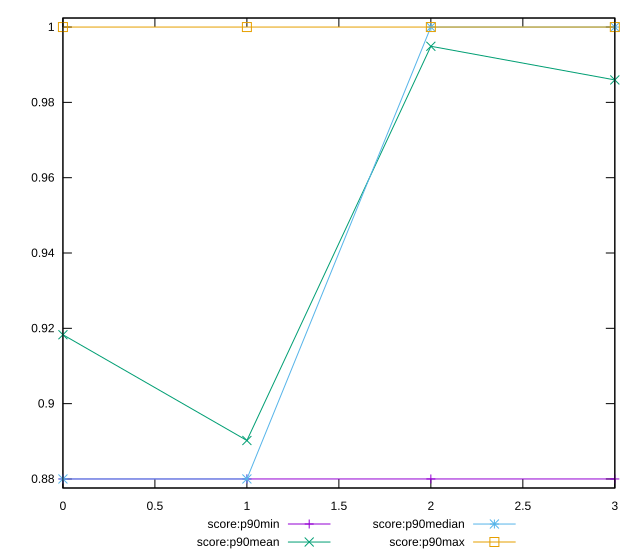

Write the gnuplot code that produced this figure.
reset

$scoreP90Min <<EOF
0 0.88
1 0.88
2 0.88
3 0.88
EOF

$scoreP90Mean <<EOF
0 0.9182978723404255
1 0.8902127659574466
2 0.9948936170212765
3 0.9859574468085107
EOF

$scoreP90Median <<EOF
0 0.88
1 0.88
2 1
3 1
EOF

$scoreP90Max <<EOF
0 1
1 1
2 1
3 1
EOF

set key outside below
set xrange [0:3]
set yrange [0.8776:1.0024]
set trange [0.8776:1.0024]
set terminal svg size 640, 560 enhanced background rgb 'white'
set output "reports/report_00033_2021-03-01T14-23-16.841Z/unminified-javascript/progression/score.svg"

plot $scoreP90Min title "score:p90min" with linespoints, \
     $scoreP90Mean title "score:p90mean" with linespoints, \
     $scoreP90Median title "score:p90median" with linespoints, \
     $scoreP90Max title "score:p90max" with linespoints

reset
